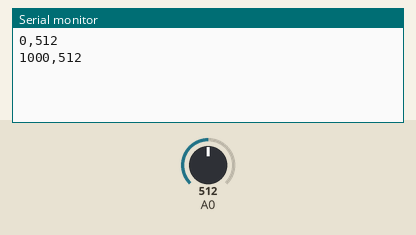
The sketch below on a simulated Arduino Uno, built with avr-gcc and run on an emulated ATmega328P. Shown: the last lines printed to the serial monitor. Inputs (shaded band) come from the test bench; at power-on: A0 = 512.

Above: at 1.8 s.
1.9 s: A0 set to 716
At 2.6 s:
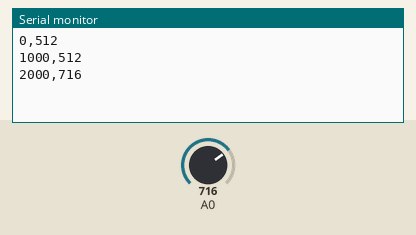
3.4 s: A0 set to 900
At 4.8 s:
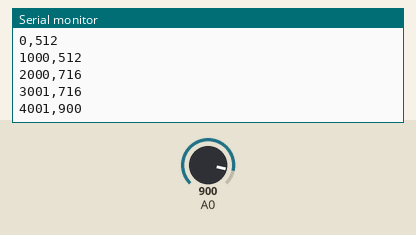
Timing chart, 0 to 6.4 s (numbered marks = the images above; inputs shaded):
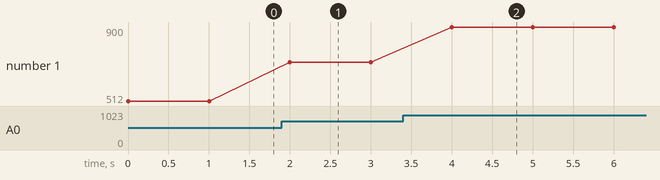

The sketch:

potentiometer_read.ino
```cpp
void setup()
{
    Serial.begin(9600);
}
void loop()
{
    // Read data from potentiometer
    int potentiometer_value = analogRead(A0);
    // Get current time
    unsigned long time = millis();
    // Send data through the serial port
    Serial.print(time);
    Serial.print(",");
    Serial.println(potentiometer_value);
    // Wait one second to read potentiometer value again
    delay(1000);
}
```

Measured:
- after the input at 1.9 s, the serial monitor: prints a new line after 0.10 s (image 1)
- after the input at 3.4 s, the serial monitor: prints a new line after 0.60 s (image 2)
- plotted number 1: 512 → 716 after the input at 1.9 s, 716 → 900 after the input at 3.4 s
